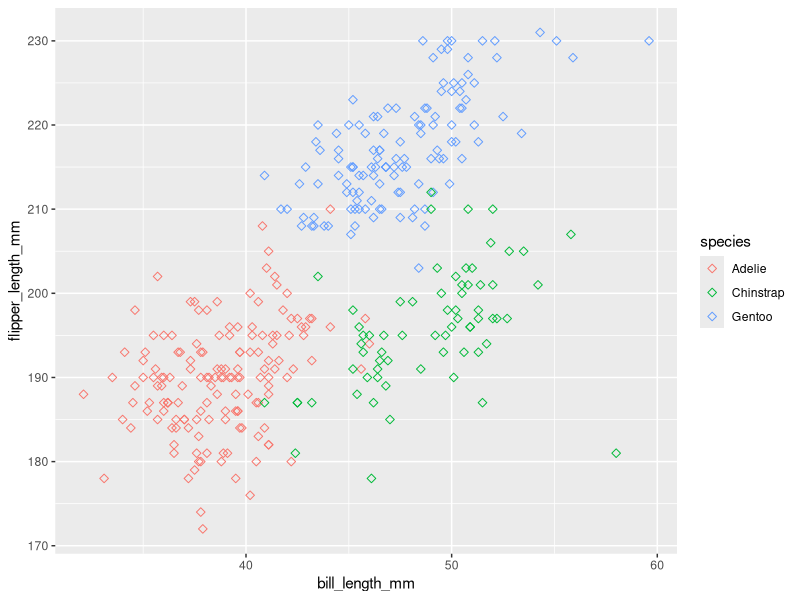

This chart was generated by the following R code:
## ---- chunk 1
library(tidyverse)
## ---- chunk 2
set.seed(12345)
mydataframe = tibble(
  random_sample = rnorm(10),
  logical_vec = random_sample > 0,
  char_vec = c("My", "name", "is", "Tanvir", "Khan", "and", "I", "like", "the", "Lakers"),
  fac_vec = factor(c("single", "single", "single", "single", "married", "married", "married", "divorced", "divorced", "divorced"))
)

ransample_mean = mean(pull(mydataframe, random_sample))
logicalvec_mean = mean(pull(mydataframe, logical_vec))
charvec_mean = mean(pull(mydataframe, char_vec))
facvec_mean = mean(pull(mydataframe, fac_vec))

## ---- chunk 3
data("penguins", package = "palmerpenguins")

skimr::skim(penguins)
#nrow(penguins)
#ncol(penguins)
names(penguins)

## The important variables are bill_length_mm, bill_depth_mm, flipper_length_mm, and body_mass_g. Also, sex, year, species, and island are important variables. 
## There is 344 rows and 8 columns 
## The mean of the flipper length is 201.


ggplot(penguins, aes(x = bill_length_mm, y = flipper_length_mm, color = species)) +
  geom_point(size = 2, shape = 23)
